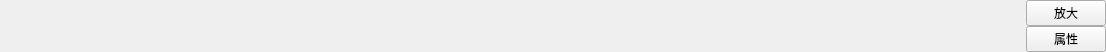
<?xml version="1.0" encoding="UTF-8"?>
<ui version="4.0">
 <class>PlotWidget</class>
 <widget class="QWidget" name="PlotWidget">
  <property name="geometry">
   <rect>
    <x>0</x>
    <y>0</y>
    <width>1106</width>
    <height>48</height>
   </rect>
  </property>
  <property name="sizePolicy">
   <sizepolicy hsizetype="Preferred" vsizetype="Preferred">
    <horstretch>0</horstretch>
    <verstretch>0</verstretch>
   </sizepolicy>
  </property>
  <property name="windowTitle">
   <string>Form</string>
  </property>
  <layout class="QGridLayout" name="gridLayout">
   <property name="leftMargin">
    <number>0</number>
   </property>
   <property name="topMargin">
    <number>0</number>
   </property>
   <property name="rightMargin">
    <number>0</number>
   </property>
   <property name="bottomMargin">
    <number>0</number>
   </property>
   <property name="spacing">
    <number>0</number>
   </property>
   <item row="0" column="1">
    <layout class="QVBoxLayout" name="verticalLayout">
     <property name="spacing">
      <number>0</number>
     </property>
     <property name="sizeConstraint">
      <enum>QLayout::SetDefaultConstraint</enum>
     </property>
     <item>
      <widget class="QPushButton" name="maxmum">
       <property name="sizePolicy">
        <sizepolicy hsizetype="Fixed" vsizetype="Fixed">
         <horstretch>0</horstretch>
         <verstretch>0</verstretch>
        </sizepolicy>
       </property>
       <property name="cursor">
        <cursorShape>ArrowCursor</cursorShape>
       </property>
       <property name="text">
        <string>放大</string>
       </property>
      </widget>
     </item>
     <item>
      <widget class="QPushButton" name="attribute">
       <property name="sizePolicy">
        <sizepolicy hsizetype="Fixed" vsizetype="Fixed">
         <horstretch>0</horstretch>
         <verstretch>0</verstretch>
        </sizepolicy>
       </property>
       <property name="text">
        <string>属性</string>
       </property>
      </widget>
     </item>
    </layout>
   </item>
   <item row="0" column="0">
    <widget class="DynamicPlot" name="dynamicplot" native="true"/>
   </item>
  </layout>
 </widget>
 <customwidgets>
  <customwidget>
   <class>DynamicPlot</class>
   <extends>QWidget</extends>
   <header location="global">dynamicplot.h</header>
   <container>1</container>
  </customwidget>
 </customwidgets>
 <resources/>
 <connections/>
</ui>
